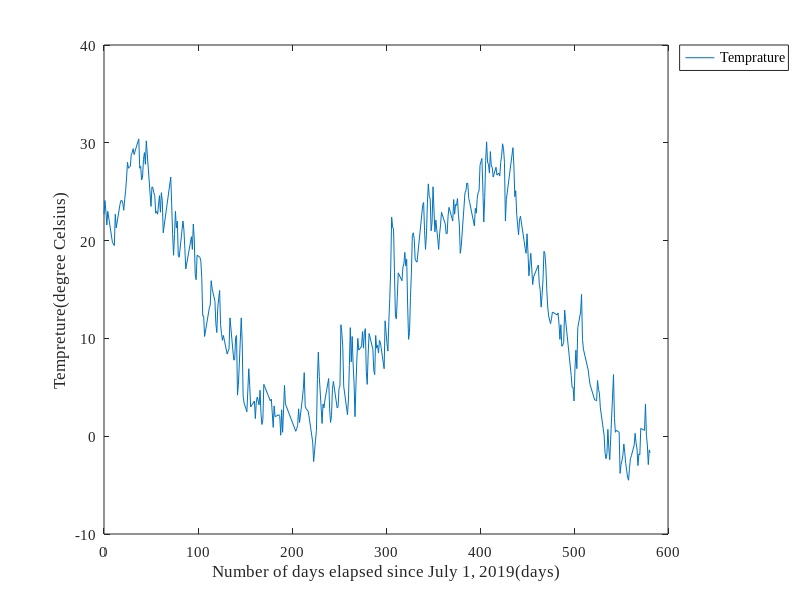

Source code (MATLAB):
clear all

data = load("data_disc.txt"); #データ読み込み

Y = data(:,1); #年
M = data(:,2); #月
D = data(:,3); #日

temp = data(:,4); #気温
Days = [datenum(Y,M,D)]; #各データの年月日をシリアル日付値に変換してベクトルへ格納
l = length(Days) #ベクトルの長さを変数に代入
tt = []; #空ベクトル定義

#x軸プロット用forループ
for i = 1:l
    sd = Days(i);
    day = sd - 737607; #シリアル日付値で2019年7月1日は737607
    tt(i) = day;
end

#プロット作成
plot(tt, temp)

#凡例作成
h=legend({"Temprature"},"Location","bestoutside") #凡例位置はプロットにかぶらない最適な位置で、グラフの外側を指定
set(h,"FontName","Times New Roman","FontSize",11)
set(gca,"FontName","Times New Roman","FontSize",11)
xlabel("Number of days elapsed since July 1, 2019(days)")
ylabel("Tempreture(degree Celsius)")

#プロットをpngファイルに出力
print("Yamagata2019-21_disc","-dpng")